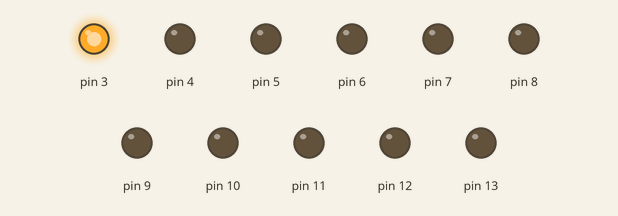
This sketch was run on a simulated Arduino Uno, built with avr-gcc and run on an emulated ATmega328P. Shown: output pins drawn as LEDs (lit = HIGH).

Above: at 0.1 s.
At 2.3 s:
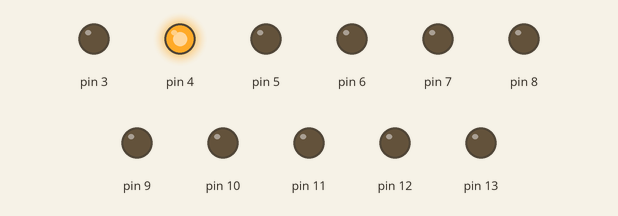
At 4.7 s:
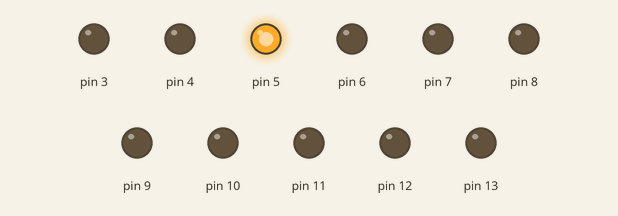
At 7.1 s:
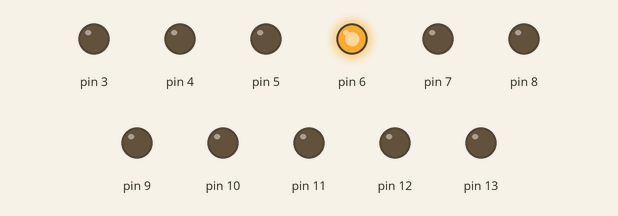
At 19.9 s:
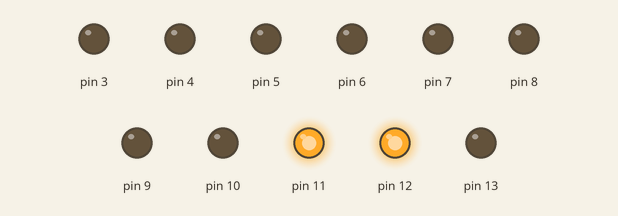
At 35.9 s:
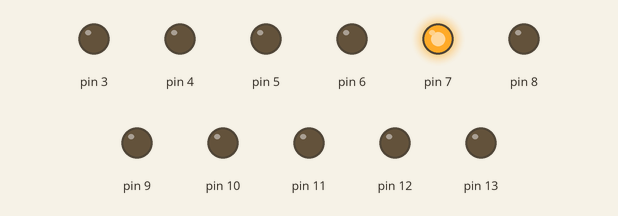
Timing chart, 0 to 40.0 s (numbered marks = the images above):
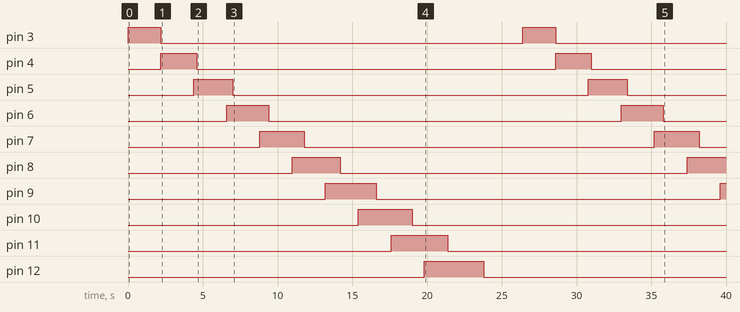

Measured:
- by itself, pin 3: alternates HIGH for 2.2 s and LOW for 24.2 s
- by itself, pin 4: alternates HIGH for 2.4 s and LOW for 24.0 s
- by itself, pin 5: alternates HIGH for 2.6 s and LOW for 23.8 s
- by itself, pin 6: alternates HIGH for 2.8 s and LOW for 23.6 s
- by itself, pin 7: alternates HIGH for 3.0 s and LOW for 23.4 s
- by itself, pin 8: LOW → HIGH at 11.0 s, → LOW 3.2 s later, → HIGH 23.2 s later
- by itself, pin 9: LOW → HIGH at 13.2 s, → LOW 3.4 s later, → HIGH 23.0 s later
- by itself, pin 10: LOW → HIGH at 15.4 s, → LOW 3.6 s later

The sketch:

week03_6.ino
```cpp
//week03_6
void setup() {

  for(int i=3;i<=13;i++)
  {
    pinMode(i,OUTPUT);//都可發亮
  }
}
int now = 3;

void loop() {

  for(int i=3;i<=13;i++)//小到大的迴圈
  {
    for(int k=3;k<=13;k++)
    {
      digitalWrite(k,LOW);
      digitalWrite(i,HIGH);//輪到的Pin會發亮
     delay(200);
    }
  }

  for(int i=13;i>=13;i--)//大到小的迴圈
  {
    for(int k=3;k<=13;k++)
    {
    digitalWrite(k,LOW);
    digitalWrite(i,HIGH);//輪到的Pin會發亮
    delay(200);
    }
  }
}
```
